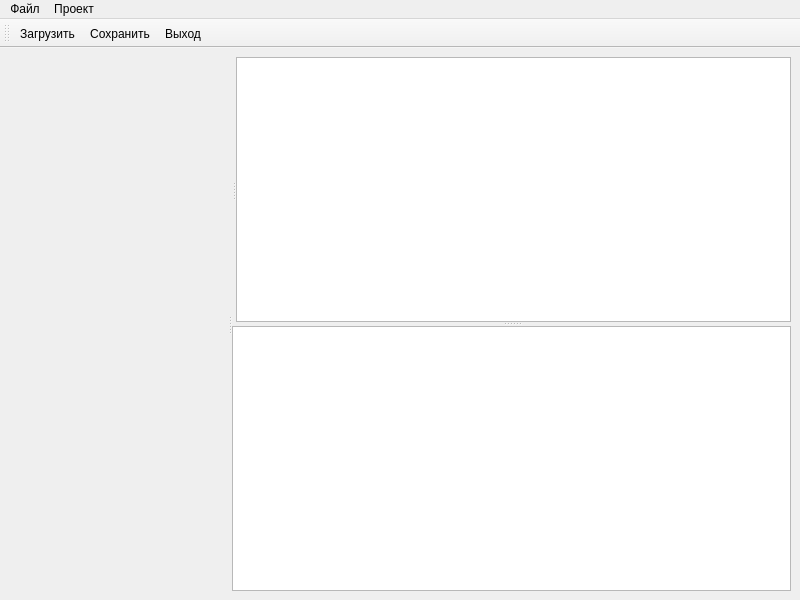
<?xml version="1.0" encoding="UTF-8"?>
<ui version="4.0">
 <class>MainWindow</class>
 <widget class="QMainWindow" name="MainWindow">
  <property name="geometry">
   <rect>
    <x>0</x>
    <y>0</y>
    <width>800</width>
    <height>600</height>
   </rect>
  </property>
  <property name="windowTitle">
   <string>MainWindow</string>
  </property>
  <widget class="QWidget" name="centralwidget">
   <layout class="QVBoxLayout" name="verticalLayout" stretch="0,1">
    <item>
     <layout class="QHBoxLayout" name="horizontalLayout"/>
    </item>
    <item>
     <widget class="QSplitter" name="splitter_1">
      <property name="styleSheet">
       <string notr="true"/>
      </property>
      <property name="orientation">
       <enum>Qt::Horizontal</enum>
      </property>
      <property name="opaqueResize">
       <bool>true</bool>
      </property>
      <property name="childrenCollapsible">
       <bool>false</bool>
      </property>
      <widget class="ClassTree" name="displayProject" native="true"/>
      <widget class="QWidget" name="gridLayoutWidget">
       <layout class="QGridLayout" name="gridLayout">
        <item row="0" column="1">
         <widget class="QSplitter" name="splitter_2">
          <property name="styleSheet">
           <string notr="true"/>
          </property>
          <property name="orientation">
           <enum>Qt::Vertical</enum>
          </property>
          <property name="opaqueResize">
           <bool>true</bool>
          </property>
          <property name="childrenCollapsible">
           <bool>false</bool>
          </property>
          <widget class="QSplitter" name="splitter_3">
           <property name="styleSheet">
            <string notr="true"/>
           </property>
           <property name="orientation">
            <enum>Qt::Horizontal</enum>
           </property>
           <property name="opaqueResize">
            <bool>true</bool>
           </property>
           <property name="childrenCollapsible">
            <bool>false</bool>
           </property>
           <widget class="QStackedWidget" name="menuOptions">
            <widget class="ClassOptions" name="ClassOpt"/>
            <widget class="ParameterOptions" name="ParamOpt"/>
            <widget class="RelationOptions" name="RelativeOpt"/>
            <widget class="RuleOptions" name="RuleOpt"/>
           </widget>
           <widget class="QTextBrowser" name="displayRelative"/>
          </widget>
          <widget class="QTextBrowser" name="displayErrors">
           <property name="baseSize">
            <size>
             <width>0</width>
             <height>0</height>
            </size>
           </property>
          </widget>
         </widget>
        </item>
       </layout>
      </widget>
     </widget>
    </item>
   </layout>
  </widget>
  <widget class="QMenuBar" name="menuBar">
   <property name="geometry">
    <rect>
     <x>0</x>
     <y>0</y>
     <width>800</width>
     <height>21</height>
    </rect>
   </property>
   <widget class="QMenu" name="menu">
    <property name="title">
     <string>Файл</string>
    </property>
    <addaction name="loadFile"/>
    <addaction name="saveFile"/>
    <addaction name="exit"/>
   </widget>
   <widget class="QMenu" name="menu_2">
    <property name="title">
     <string>Проект</string>
    </property>
    <addaction name="editClass"/>
    <addaction name="editParameter"/>
    <addaction name="editRule"/>
    <addaction name="editRelative"/>
   </widget>
   <addaction name="menu"/>
   <addaction name="menu_2"/>
  </widget>
  <widget class="QToolBar" name="toolBar">
   <property name="font">
    <font>
     <pointsize>9</pointsize>
    </font>
   </property>
   <property name="windowTitle">
    <string>toolBar</string>
   </property>
   <property name="iconSize">
    <size>
     <width>25</width>
     <height>25</height>
    </size>
   </property>
   <attribute name="toolBarArea">
    <enum>TopToolBarArea</enum>
   </attribute>
   <attribute name="toolBarBreak">
    <bool>false</bool>
   </attribute>
   <addaction name="loadFile"/>
   <addaction name="saveFile"/>
   <addaction name="exit"/>
  </widget>
  <action name="loadFile">
   <property name="icon">
    <iconset resource="../resources.qrc">
     <normaloff>:/image/res/menu/loadFile.svg</normaloff>:/image/res/menu/loadFile.svg</iconset>
   </property>
   <property name="text">
    <string>Загрузить</string>
   </property>
  </action>
  <action name="saveFile">
   <property name="icon">
    <iconset resource="../resources.qrc">
     <normaloff>:/image/res/menu/saveFile.svg</normaloff>:/image/res/menu/saveFile.svg</iconset>
   </property>
   <property name="text">
    <string>Сохранить</string>
   </property>
  </action>
  <action name="exit">
   <property name="icon">
    <iconset resource="../resources.qrc">
     <normaloff>:/image/res/menu/exit.svg</normaloff>:/image/res/menu/exit.svg</iconset>
   </property>
   <property name="text">
    <string>Выход</string>
   </property>
  </action>
  <action name="editClass">
   <property name="text">
    <string>Класс</string>
   </property>
  </action>
  <action name="editParameter">
   <property name="text">
    <string>Параметр</string>
   </property>
  </action>
  <action name="editRule">
   <property name="text">
    <string>Правило</string>
   </property>
  </action>
  <action name="editRelative">
   <property name="text">
    <string>Отношение</string>
   </property>
  </action>
 </widget>
 <customwidgets>
  <customwidget>
   <class>RelationOptions</class>
   <extends>QWidget</extends>
   <header location="global">ui/RelationOptions.h</header>
   <container>1</container>
  </customwidget>
  <customwidget>
   <class>ClassTree</class>
   <extends>QWidget</extends>
   <header location="global">ui/ClassTree.h</header>
   <container>1</container>
  </customwidget>
  <customwidget>
   <class>ClassOptions</class>
   <extends>QWidget</extends>
   <header location="global">ui/ClassOptions.h</header>
   <container>1</container>
  </customwidget>
  <customwidget>
   <class>ParameterOptions</class>
   <extends>QWidget</extends>
   <header location="global">ui/ParameterOptions.h</header>
   <container>1</container>
  </customwidget>
  <customwidget>
   <class>RuleOptions</class>
   <extends>QWidget</extends>
   <header location="global">ui/RuleOptions.h</header>
   <container>1</container>
  </customwidget>
 </customwidgets>
 <resources>
  <include location="../resources.qrc"/>
 </resources>
 <connections/>
</ui>
